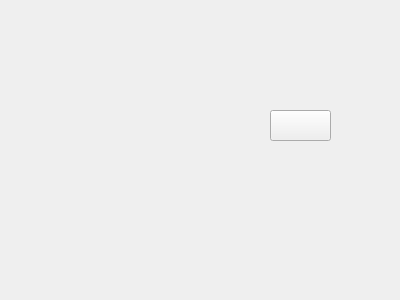
<?xml version="1.0" encoding="UTF-8"?>
<ui version="4.0">
 <class>qt_widget</class>
 <widget class="QWidget" name="qt_widget">
  <property name="geometry">
   <rect>
    <x>0</x>
    <y>0</y>
    <width>400</width>
    <height>300</height>
   </rect>
  </property>
  <property name="windowTitle">
   <string>qt_widget</string>
  </property>
  <property name="styleSheet">
   <string notr="true">border-image: url(:/images/background.png);</string>
  </property>
  <widget class="QPushButton" name="finishBtn">
   <property name="geometry">
    <rect>
     <x>270</x>
     <y>110</y>
     <width>61</width>
     <height>31</height>
    </rect>
   </property>
   <property name="styleSheet">
    <string notr="true">QPushButton#finishBtn {
	border-image: url(:/images/finish0.png);
}
QPushButton#finishBtn:hover {
	border-image: url(:/images/finish1.png);
}
QPushButton#finishBtn:pressed {
	border-image: url(:/images/finish2.png);
}</string>
   </property>
   <property name="text">
    <string/>
   </property>
  </widget>
 </widget>
 <layoutdefault spacing="6" margin="11"/>
 <resources/>
 <connections/>
</ui>
